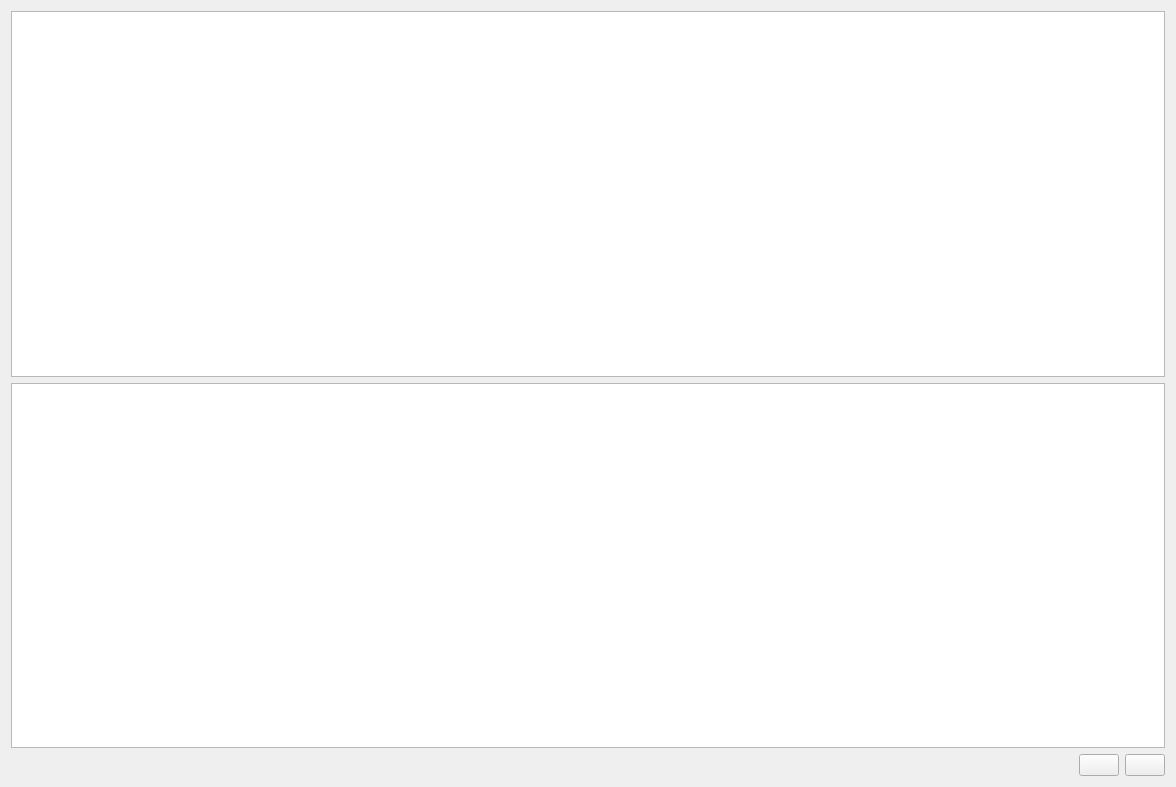
<?xml version="1.0" encoding="UTF-8"?>
<ui version="4.0">
 <class>FabReport</class>
 <widget class="QWidget" name="FabReport">
  <property name="geometry">
   <rect>
    <x>0</x>
    <y>0</y>
    <width>1176</width>
    <height>787</height>
   </rect>
  </property>
  <property name="windowTitle">
   <string>Form</string>
  </property>
  <layout class="QGridLayout" name="gridLayout">
   <item row="1" column="0" colspan="4">
    <widget class="QTableWidget" name="twMassReport"/>
   </item>
   <item row="2" column="1">
    <spacer name="horizontalSpacer">
     <property name="orientation">
      <enum>Qt::Horizontal</enum>
     </property>
     <property name="sizeHint" stdset="0">
      <size>
       <width>1067</width>
       <height>20</height>
      </size>
     </property>
    </spacer>
   </item>
   <item row="2" column="2">
    <widget class="QPushButton" name="bnSave">
     <property name="text">
      <string/>
     </property>
     <property name="icon">
      <iconset>
       <normaloff>:/mnemo/Save-icon.png</normaloff>:/mnemo/Save-icon.png</iconset>
     </property>
     <property name="iconSize">
      <size>
       <width>64</width>
       <height>64</height>
      </size>
     </property>
    </widget>
   </item>
   <item row="2" column="3">
    <widget class="QPushButton" name="bnPrint">
     <property name="text">
      <string/>
     </property>
     <property name="icon">
      <iconset>
       <normaloff>:/mnemo/printer.png</normaloff>:/mnemo/printer.png</iconset>
     </property>
     <property name="iconSize">
      <size>
       <width>64</width>
       <height>64</height>
      </size>
     </property>
    </widget>
   </item>
   <item row="0" column="0" colspan="4">
    <widget class="QTableWidget" name="twReport"/>
   </item>
  </layout>
 </widget>
 <resources>
  <include location="mnemo/mnemo.qrc"/>
 </resources>
 <connections/>
</ui>
